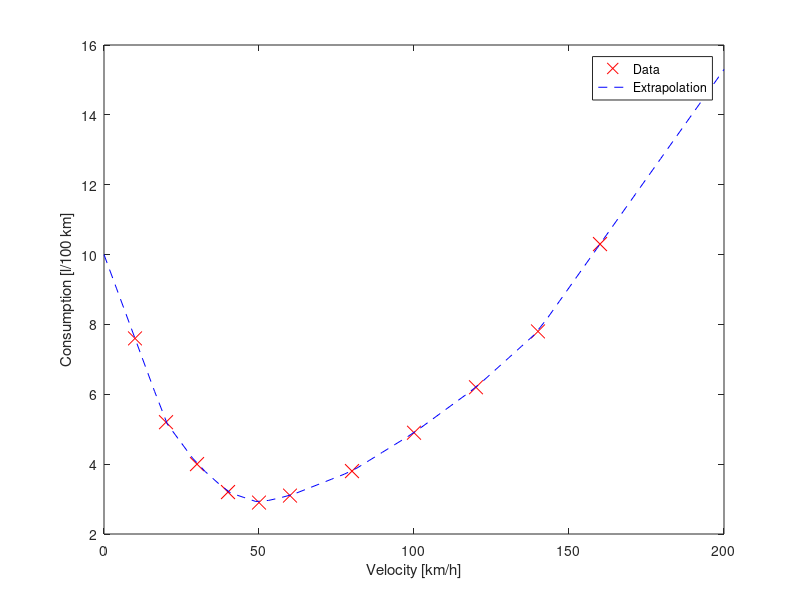

MATLAB code to generate this figure:
function [velocity_searched, consumption_estimated] = data_analysis()
%% Load Measurement Data  
    file_id    = fopen('fuel_consumption.txt', 'r');                           
    data       = textscan(file_id, '%f%f', 'delimiter', ',');   
    
    velocity = data{1,1};
    consumption = data{1,2};

%% Extrapolate values
    velocity_searched = linspace(0,200,50);                       
    consumption_estimated = interp1(velocity, consumption, velocity_searched, 'linear', 'extrap');
    
%% Plot Extrapolated Values
    p = plot(velocity, consumption, 'rx');
    set(p, 'MarkerSize', 10);
    hold on
    plot(velocity_searched, consumption_estimated, 'b--')
    
    xlabel('Velocity [km/h]')
    ylabel('Consumption [l/100 km]')
    legend('Data', 'Extrapolation')

end